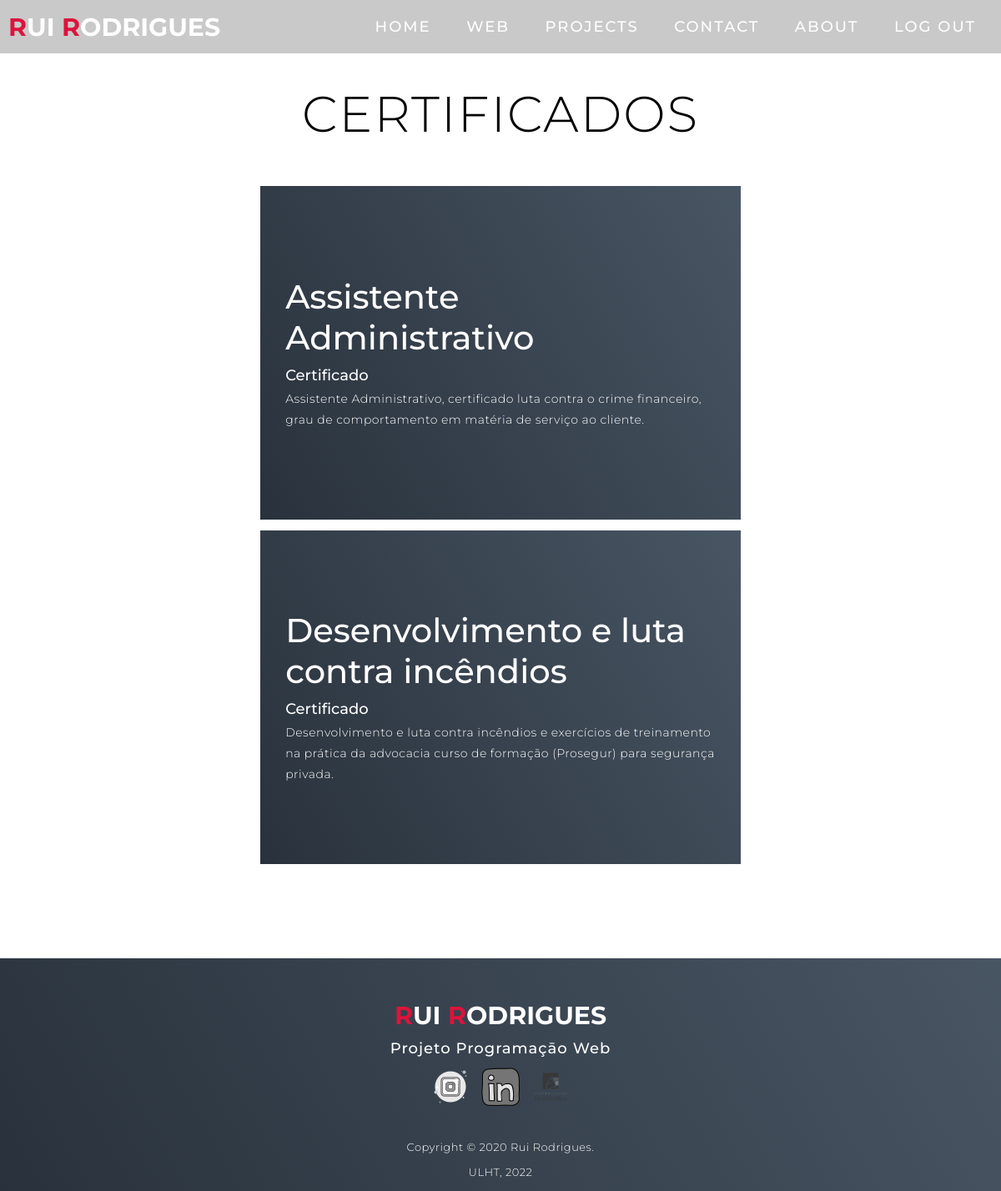
Page /certificados (signed in) on the committed database.
### portfolio/models.py (models this page shows)
class Certificados(models.Model):
    titulo = models.CharField(max_length=20)
    subtitulo = models.CharField(max_length=20)
    texto = models.TextField(max_length=20000)

### portfolio/views.py (the view)
# urls.py: path('certificados', views.certificados_page_view, name='certificados'),
def certificados_page_view(request):
    context = {'certificados': Certificados.objects.all()}
    return render(request, 'portfolio/licenciatura/certificados.html', context)

### portfolio/templates/portfolio/licenciatura/certificados.html (shortened to what this page needs)
{% extends 'portfolio/layout.html' %}
{% load static %}
{% block content %}
    <section id="projects">
        <div class="projects container">
            <div class="projects-header">
                <h1 class="section-title">Certificados</h1>
            </div>
            <div class="all-projects">
                {% for cert_content in certificados %}
                    <div class="project-item">
                        <div class="project-info">
                            <h1>{{ cert_content.titulo }} </h1>
                            <h2>{{ cert_content.subtitulo }} </h2>
                            <p>{{ cert_content.texto }} </p>
                        </div>
                    </div>
                    <br>
                {% endfor %}
            </div>
        </div>
    </section>
{% endblock %}

### portfolio/static/portfolio/css/estilos.css (style rules this page uses)
* { padding: 0; margin: 0; box-sizing: border-box; }
html { font-size: 10px; font-family: 'Montserrat', sans-serif; scroll-behavior: smooth; }
.container { min-height: 100vh; width: 100%; display: flex; align-items: center; justify-content: center; }
p { color: black; font-size: 1.4rem; margin-top: 5px; line-height: 2.5rem; font-weight: 300; letter-spacing: 0.05rem; }
.section-title { font-size: 4rem; font-weight: 300; color: black; margin-bottom: 10px; text-transform: uppercase; letter-spacing: 0.2rem; text-align: center; }
#projects .projects { flex-direction: column; max-width: 1200px; margin: 0 auto; padding: 100px 0; }
#projects .projects-header h1 { margin-bottom: 50px; }
#projects .all-projects { display: flex; align-items: center; justify-content: center; flex-direction: column; }
#projects .project-item { display: flex; align-items: center; justify-content: center; flex-direction: column; width: 80%; margin: 20px auto; overflow: hidden; border-radius: 10px; }
#projects .project-info { padding: 30px; flex-basis: 50%; height: 100%; display: flex; align-items: flex-start; justify-content: center; flex-direction: column; background-image: linear-gradient(60deg, #29323c 0%, #485563 100%); color: white; }
#projects .project-info h1 { font-size: 4rem; font-weight: 500; }
#projects .project-info h2 { font-size: 1.8rem; font-weight: 500; margin-top: 10px; }
#projects .project-info p { color: white; }
@media only screen and (min-width: 768px) { h1.section-title { font-size: 6rem; } }
@media only screen and (min-width: 768px) { #projects .project-item { flex-direction: row; } }
@media only screen and (min-width: 768px) { #projects .project-item { height: 400px; margin: 0; width: 100%; border-radius: 0; } }
@media only screen and (min-width: 768px) { #projects .all-projects .project-info { height: 100%; } }

### rows in the picture
Certificados: titulo "Assistente Administrativo", subtitulo "Certificado", texto "Assistente Administrativo, certificado luta contra o crime financeiro, grau de comportamento em matéria de serviço ao cliente."
Certificados: titulo "Desenvolvimento e luta contra incêndios", subtitulo "Certificado", texto "Desenvolvimento e luta contra incêndios e exercícios de treinamento na prática da advocacia curso de formação (Prosegur) para segurança privada."
